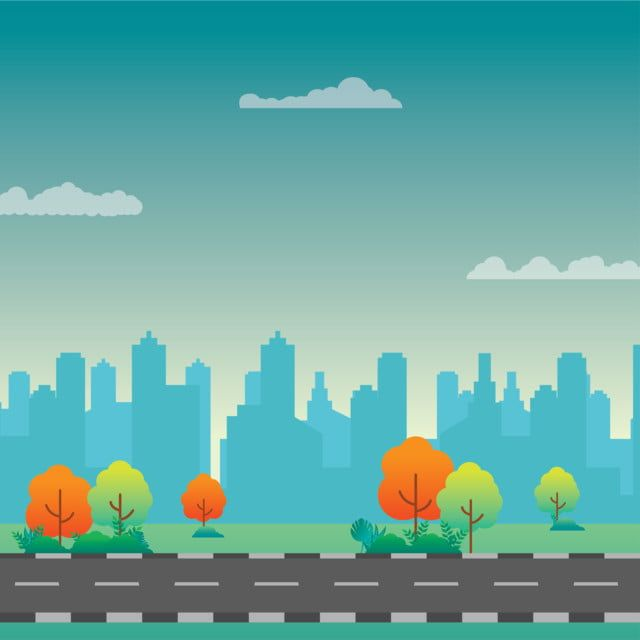
#> input picture Filter.jpg, 640 x 640 px
$ python DFT.py
#> lines starting #> are read from the running program, lines starting #| are printed output that depends on the picture
import cv2
import numpy as np
import matplotlib.pyplot as plt

# Read an image
img = cv2.imread('Filter.jpg', 0)
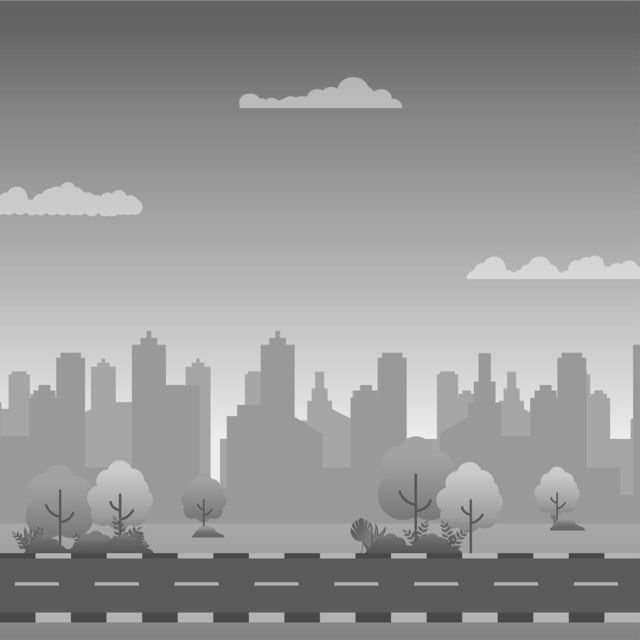
#> img: shape (640, 640); min 59, max 247, mean 149.7

# Compute the DFT of the image
dft = cv2.dft(np.float32(img), flags=cv2.DFT_COMPLEX_OUTPUT)
dft_shift = np.fft.fftshift(dft)

# Compute the magnitude spectrum (logarithmic)
magnitude_spectrum = 20 * np.log(cv2.magnitude(dft_shift[:, :, 0], dft_shift[:, :, 1]))
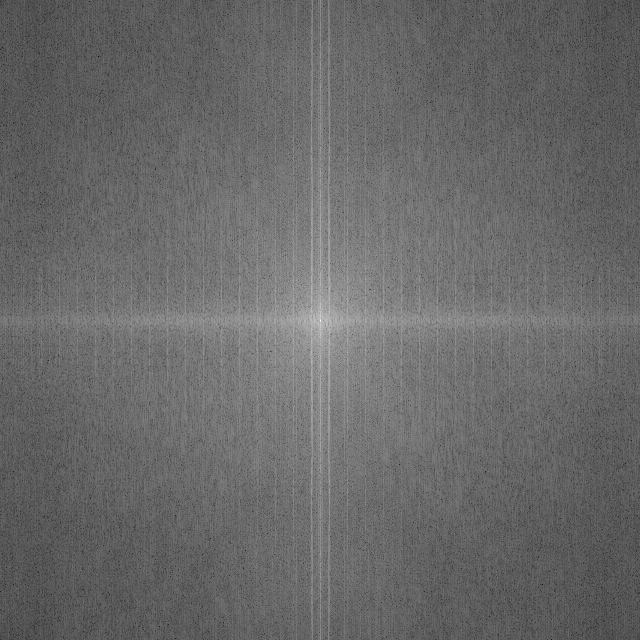
#> magnitude_spectrum: shape (640, 640) float32; min -18.91, max 358.6, mean 136.6; drawn with min black and max white

# Plot the image and its spectrum
fig, (ax1, ax2) = plt.subplots(1, 2, figsize=(12, 6))
ax1.imshow(img, cmap='gray')
ax1.set_title('Image')
ax2.imshow(magnitude_spectrum, cmap='gray')
ax2.set_title('Magnitude Spectrum')
plt.tight_layout()
plt.show()
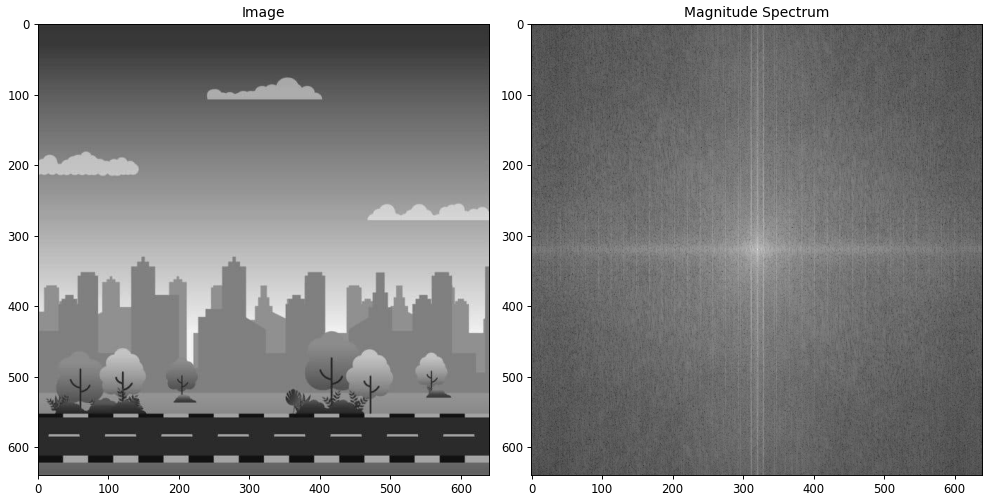
#> figure drawn by matplotlib, 2 panels
